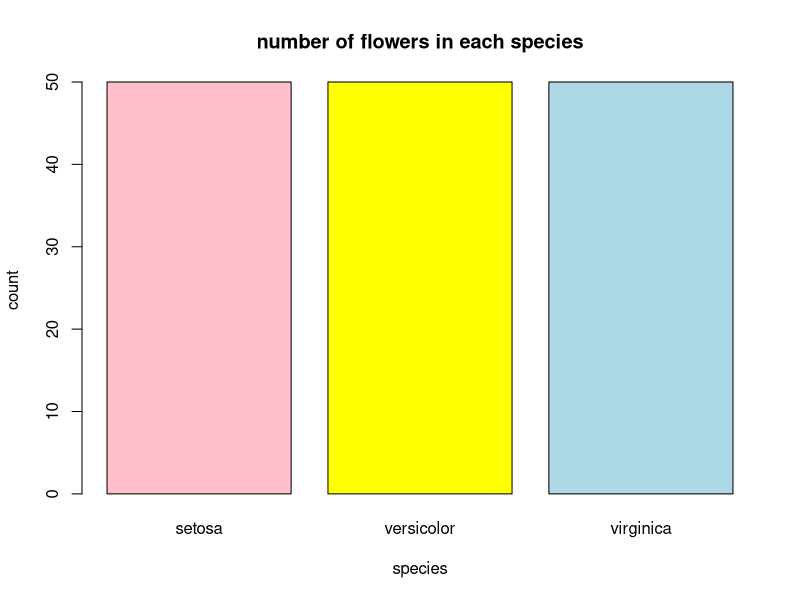
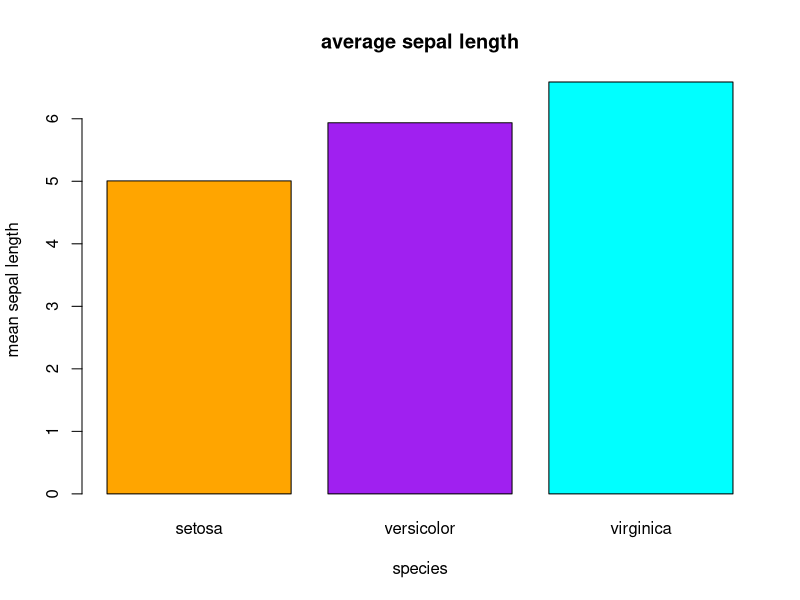
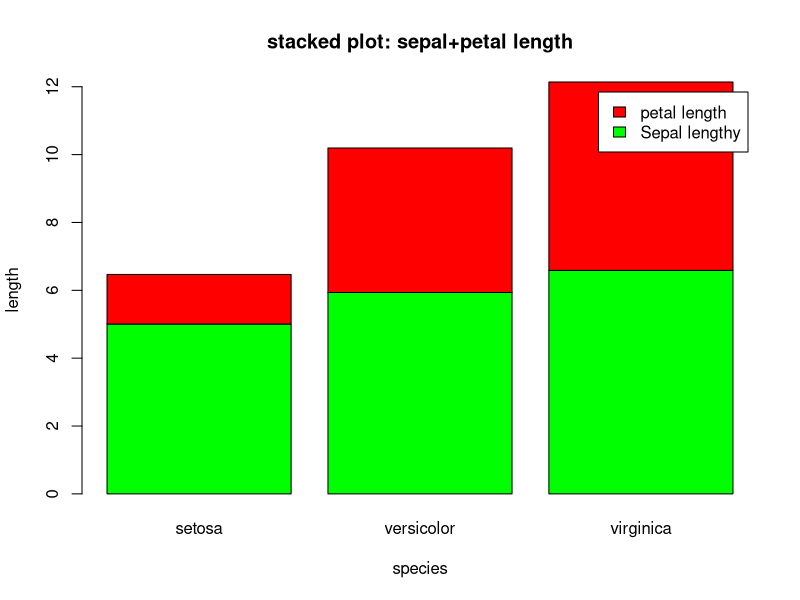

Recreate these plots in R, in order.
#3a
data("iris")
count <- table(iris$Species)
barplot(count ,
        main = ("number of flowers in each species"),
        col = c("pink" , "yellow" , "lightblue"),
        xlab = "species",
        ylab = "count")

#3b
mean_sepal <- tapply(iris$Sepal.Length , iris$Species,mean)
barplot(mean_sepal,
        main = ("average sepal length")  ,
        col = c("orange", "purple" , "cyan"),
        xlab = "species" , 
        ylab = "mean sepal length")

#3c
mean_petal <- tapply(iris$Petal.Length , iris$Species,mean)
mean_sepal <- tapply(iris$Sepal.Length , iris$Species,mean)

stack_data <- rbind(mean_sepal, mean_petal)

barplot(stack_data,
        main = ("stacked plot: sepal+petal length")  ,
        col = c("green" , "red"),
        xlab = "species" , 
        ylab = "length",
        legend = c("Sepal lengthy" , "petal length"))



  